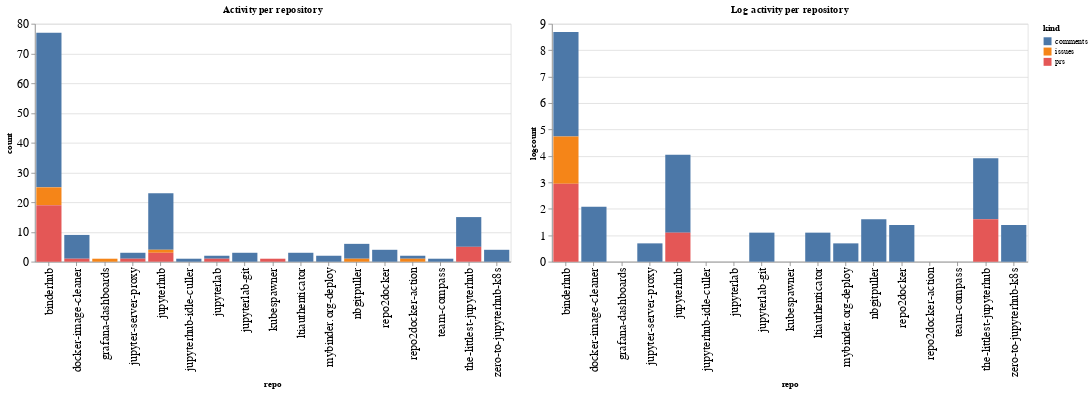

Source (notebook cell):
### Code cell
ch1 = alt.Chart(repo_summaries, width=600, title="Activity per repository").mark_bar().encode(
    x='repo',
    y='count',
    color='kind',
    tooltip="kind"
)

ch2 = alt.Chart(repo_summaries, width=600, title="Log activity per repository").mark_bar().encode(
    x='repo',
    y='logcount',
    color='kind',
    tooltip="kind"
)

ch1 | ch2

### Figure 1 — Vega-Lite specification as saved in the notebook (floating-point values rounded to 4 significant figures)
{"config": {"axisLeft": {"labelFontSize": 15}, "axisBottom": {"labelFontSize": 15}}, "hconcat": [{"mark": "bar", "encoding": {"color": {"type": "nominal", "field": "kind"}, "tooltip": {"type": "nominal", "field": "kind"}, "x": {"type": "nominal", "field": "repo"}, "y": {"type": "quantitative", "field": "count"}}, "title": "Activity per repository", "width": 600}, {"mark": "bar", "encoding": {"color": {"type": "nominal", "field": "kind"}, "tooltip": {"type": "nominal", "field": "kind"}, "x": {"type": "nominal", "field": "repo"}, "y": {"type": "quantitative", "field": "logcount"}}, "title": "Log activity per repository", "width": 600}], "data": {"name": "data-c52d963461fed307aaf0b47ea431cd18"}, "$schema": "https://vega.github.io/schema/vega-lite/v4.8.1.json", "datasets": {"data-c52d963461fed307aaf0b47ea431cd18": [{"repo": "binderhub", "kind": "comments", "count": 52, "logcount": 3.951}, {"repo": "binderhub", "kind": "issues", "count": 6, "logcount": 1.792}, {"repo": "binderhub", "kind": "prs", "count": 19, "logcount": 2.944}, {"repo": "docker-image-cleaner", "kind": "comments", "count": 8, "logcount": 2.079}, {"repo": "docker-image-cleaner", "kind": "prs", "count": 1, "logcount": 0.0}, {"repo": "grafana-dashboards", "kind": "issues", "count": 1, "logcount": 0.0}, {"repo": "jupyter-server-proxy", "kind": "comments", "count": 2, "logcount": 0.6931}, {"repo": "jupyter-server-proxy", "kind": "prs", "count": 1, "logcount": 0.0}, {"repo": "jupyterhub", "kind": "comments", "count": 19, "logcount": 2.944}, {"repo": "jupyterhub", "kind": "issues", "count": 1, "logcount": 0.0}, {"repo": "jupyterhub", "kind": "prs", "count": 3, "logcount": 1.099}, {"repo": "jupyterhub-idle-culler", "kind": "comments", "count": 1, "logcount": 0.0}, {"repo": "jupyterlab", "kind": "comments", "count": 1, "logcount": 0.0}, {"repo": "jupyterlab", "kind": "prs", "count": 1, "logcount": 0.0}, {"repo": "jupyterlab-git", "kind": "comments", "count": 3, "logcount": 1.099}, {"repo": "kubespawner", "kind": "prs", "count": 1, "logcount": 0.0}, {"repo": "ltiauthenticator", "kind": "comments", "count": 3, "logcount": 1.099}, {"repo": "mybinder.org-deploy", "kind": "comments", "count": 2, "logcount": 0.6931}, {"repo": "nbgitpuller", "kind": "comments", "count": 5, "logcount": 1.609}, {"repo": "nbgitpuller", "kind": "issues", "count": 1, "logcount": 0.0}, {"repo": "repo2docker", "kind": "comments", "count": 4, "logcount": 1.386}, {"repo": "repo2docker-action", "kind": "comments", "count": 1, "logcount": 0.0}, {"repo": "repo2docker-action", "kind": "issues", "count": 1, "logcount": 0.0}, {"repo": "team-compass", "kind": "comments", "count": 1, "logcount": 0.0}, {"repo": "the-littlest-jupyterhub", "kind": "comments", "count": 10, "logcount": 2.303}, {"repo": "the-littlest-jupyterhub", "kind": "prs", "count": 5, "logcount": 1.609}, {"repo": "zero-to-jupyterhub-k8s", "kind": "comments", "count": 4, "logcount": 1.386}]}}
